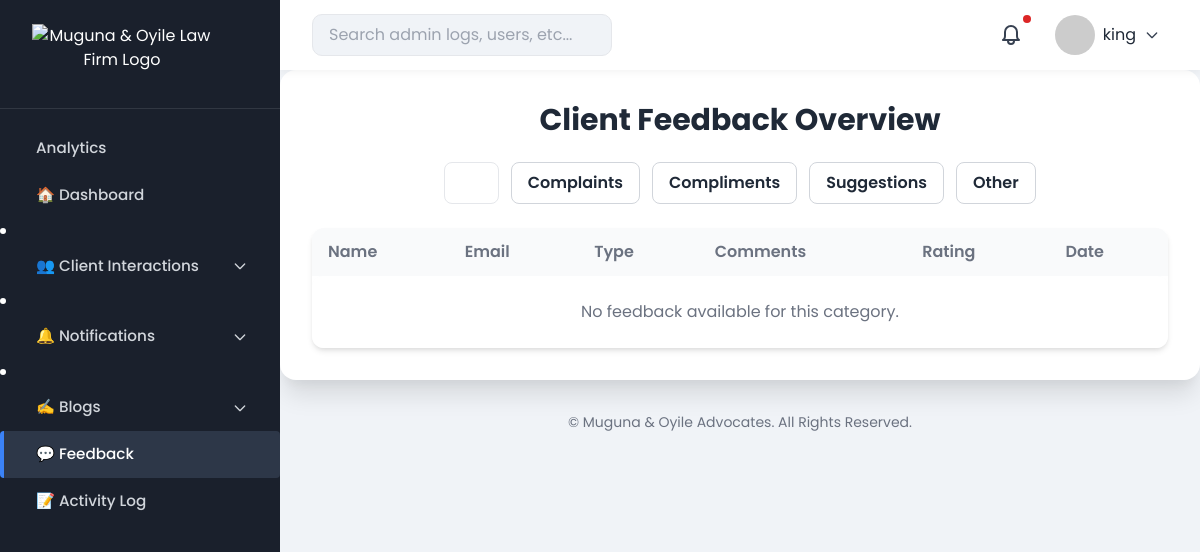
The page /admin-dashboard/feedback/ (signed in) on the database as committed earlier.
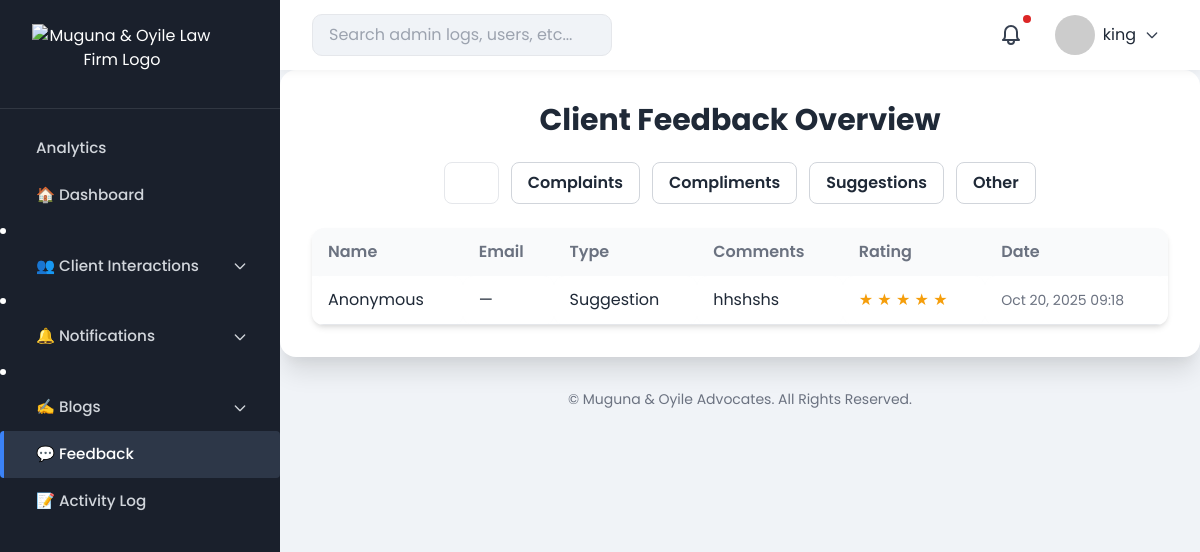
The same page on the database as committed later.
### advocates/models.py (models this page shows, shortened)
class Feedback(models.Model):
    FEEDBACK_TYPES = [
        ('suggestion', 'Suggestion'),
        ('complaint', 'Complaint'),
        ('compliment', 'Compliment'),
        ('other', 'Other'),
    ]
    name = models.CharField(max_length=100, blank=True, null=True)
    email = models.EmailField(blank=True, null=True)
    feedback_type = models.CharField(max_length=20, choices=FEEDBACK_TYPES)
    comments = models.TextField()
    rating = models.IntegerField(default=0)
    submitted_at = models.DateTimeField(auto_now_add=True)

### advocates/admin_views.py (the view)
# urls.py: path("admin-dashboard/feedback/", admin_views.feedback_dashboard, name="feedback_page"),
@login_required
@staff_member_required
def feedback_dashboard(request):
    selected_type = request.GET.get('type', 'all')
    if selected_type == 'all':
        feedbacks = Feedback.objects.all().order_by('-submitted_at')
    else:
        feedbacks = Feedback.objects.filter(feedback_type__iexact=selected_type).order_by('-submitted_at')
    logger = logging.getLogger(__name__)
    logger.info(f"Retrieved feedbacks: {feedbacks.count()} for type={selected_type}")
    return render(request, 'admin_dashboard/feedback_admin.html', {
        'feedbacks': feedbacks,
        'selected_type': selected_type,
    })

### advocates/context_processors.py (called while the page is built)
def admin_context(request):
    if request.user.is_authenticated:
        red_flags = ContactMessage.objects.filter(is_red_flag=True).count()
        unread_messages = ContactMessage.objects.filter(is_read=False).count()
        unread_calls = ScheduledCall.objects.filter(is_read=False).count()
        total_notifications = unread_messages + unread_calls
        return {
            "admin_name": request.user.get_full_name() or request.user.username,
            "red_flag_count": red_flags,
            "total_notifications": total_notifications,
        }
    return {}

### advocates/templates/admin_dashboard/feedback_admin.html (shortened to what this page needs)
{% extends "admin_dashboard/base_admin.html" %}
{% block dashboard_content %}
    <div class="max-w-6xl w-full bg-white shadow-xl rounded-2xl p-8">
        <h1 class="text-3xl font-bold text-primary mb-6 text-center">Client Feedback Overview</h1>
        <div class="flex flex-wrap justify-center gap-3 mb-6">
            <a href="?type=all"
               class="px-4 py-2 rounded-lg border font-semibold transition duration-300
               {% if selected_type == 'all' %}bg-primary text-white border-primary{% else %}border-gray-300 text-primary hover:bg-gray-100{% endif %}">
            </a>
            <a href="?type=complaint"
               class="px-4 py-2 rounded-lg border font-semibold transition duration-300
               {% if selected_type == 'complaint' %}bg-primary text-white border-primary{% else %}border-gray-300 text-primary hover:bg-gray-100{% endif %}">
                Complaints
            </a>
            <a href="?type=compliment"
               class="px-4 py-2 rounded-lg border font-semibold transition duration-300
               {% if selected_type == 'compliment' %}bg-primary text-white border-primary{% else %}border-gray-300 text-primary hover:bg-gray-100{% endif %}">
                Compliments
            </a>
            <a href="?type=suggestion"
               class="px-4 py-2 rounded-lg border font-semibold transition duration-300
               {% if selected_type == 'suggestion' %}bg-primary text-white border-primary{% else %}border-gray-300 text-primary hover:bg-gray-100{% endif %}">
                Suggestions
            </a>
            <a href="?type=other"
               class="px-4 py-2 rounded-lg border font-semibold transition duration-300
               {% if selected_type == 'other' %}bg-primary text-white border-primary{% else %}border-gray-300 text-primary hover:bg-gray-100{% endif %}">
                Other
            </a>
        </div>
        <div class="overflow-x-auto bg-white shadow-md rounded-xl">
            <table class="min-w-full text-left border-collapse">
                <thead class="bg-primary text-white">
                    <tr>
                        <th class="py-3 px-4">Name</th>
                        <th class="py-3 px-4">Email</th>
                        <th class="py-3 px-4">Type</th>
                        <th class="py-3 px-4">Comments</th>
                        <th class="py-3 px-4">Rating</th>
                        <th class="py-3 px-4">Date</th>
                    </tr>
                </thead>
                <tbody>
                    {% for f in feedbacks %}
                    <tr class="border-b hover:bg-gray-50">
                        <td class="py-3 px-4">{{ f.name|default:"Anonymous" }}</td>
                        <td class="py-3 px-4">{{ f.email|default:"—" }}</td>
                        <td class="py-3 px-4 capitalize">{{ f.feedback_type }}</td>
                        <td class="py-3 px-4">{{ f.comments }}</td>
                        <td class="py-3 px-4">
                            <span class="text-yellow-500">
                                {% for i in "12345"|make_list %}
                                    {% if forloop.counter <= f.rating %}★{% else %}☆{% endif %}
                                {% endfor %}
                            </span>
                        </td>
                        <td class="py-3 px-4 text-gray-500 text-sm">{{ f.submitted_at|date:"M d, Y H:i" }}</td>
                    </tr>
                    {% empty %}
                    <tr>
                        <td colspan="6" class="text-center text-gray-500 py-6">
                            No feedback available for this category.
                        </td>
                    </tr>
                    {% endfor %}
                </tbody>
            </table>
        </div>
    </div>
    <footer class="text-center text-sm text-gray-500 mt-8">
        &copy; {{ now|date:"Y" }} Muguna & Oyile Advocates. All Rights Reserved.
    </footer>
{% endblock %}

Rows that differ between the two databases and show on the page:
added Feedback: name "Anonymous", email "—", feedback_type "Suggestion", comments "hhshshs", rating 18888 (drawn), submitted_at "Oct 20, 2025 09:18"
Other text that changed with them:
text no longer shown: "No feedback available for this category."
